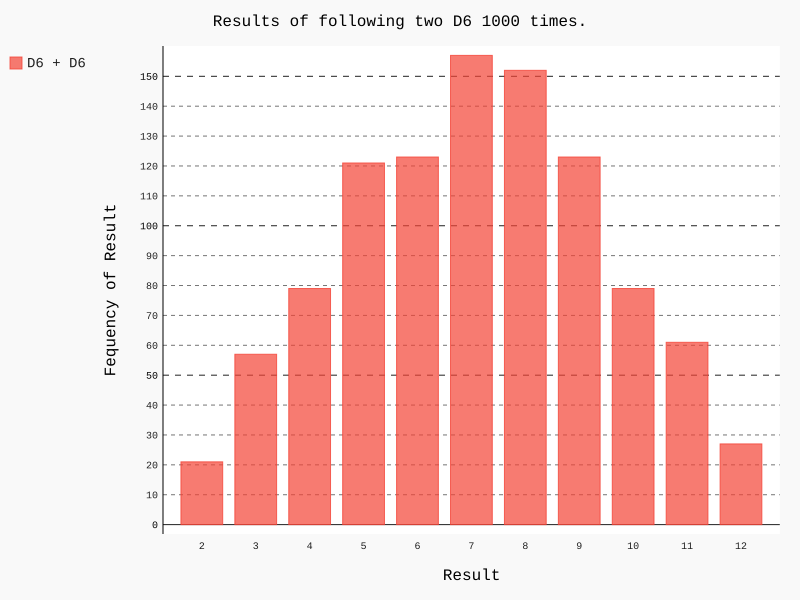

Generate this figure with Python:
import pygal 
from die import Die 

#Create two a D6

die_1 = Die()
die_2 = Die()

#Make some rolls, and store results in a list.
results = []
for roll_num in range(1000):
	result = die_1.roll() + die_2.roll()
	results.append(result)

#Analyze the results.
frequencies = []
max_result = die_1.num_sides + die_2.num_sides
for value in range(2, max_result + 1):
	frequency= results.count(value)
	frequencies.append(frequency)

#Visualize the results.
hist = pygal.Bar()
hist.title = "Results of following two D6 1000 times."
hist.x_labels = ['2','3','4','5','6','7','8','9','10','11','12']
hist.x_title= "Result"
hist.y_title="Fequency of Result"

hist.add("D6 + D6 ", frequencies)
hist.render_to_file('die_visual.svg')
